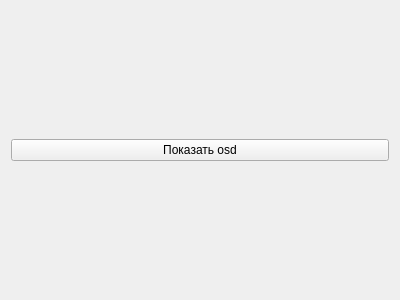
<?xml version="1.0" encoding="UTF-8"?>
<ui version="4.0">
 <class>Widget</class>
 <widget class="QWidget" name="Widget">
  <property name="geometry">
   <rect>
    <x>0</x>
    <y>0</y>
    <width>400</width>
    <height>300</height>
   </rect>
  </property>
  <property name="windowTitle">
   <string>Widget</string>
  </property>
  <layout class="QVBoxLayout" name="verticalLayout">
   <item>
    <widget class="QPushButton" name="showNotifyButton">
     <property name="text">
      <string>Показать osd</string>
     </property>
    </widget>
   </item>
  </layout>
 </widget>
 <layoutdefault spacing="6" margin="11"/>
 <resources/>
 <connections/>
</ui>
